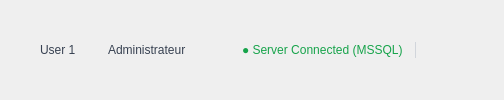
         <widget class="QFrame" name="footerFrame">
          <property name="styleSheet">
           <string notr="true">QFrame#footerFrame { background-color: #ffffff; border: none; border-top: 1px solid #e5e7eb; border-radius: 0px; }</string>
          </property>
          <layout class="QHBoxLayout" name="footerLayout">
           <property name="spacing">
            <number>16</number>
           </property>
           <property name="leftMargin">
            <number>16</number>
           </property>
           <property name="topMargin">
            <number>0</number>
           </property>
           <property name="rightMargin">
            <number>16</number>
           </property>
           <property name="bottomMargin">
            <number>0</number>
           </property>
           <item>
            <layout class="QHBoxLayout" name="footerUserLayout">
             <property name="spacing">
              <number>8</number>
             </property>
             <item>
              <widget class="QLabel" name="footerUserIconLabel">
               <property name="minimumSize">
                <size>
                 <width>16</width>
                 <height>16</height>
                </size>
               </property>
               <property name="maximumSize">
                <size>
                 <width>16</width>
                 <height>16</height>
                </size>
               </property>
               <property name="styleSheet">
                <string notr="true">QLabel#footerUserIconLabel { background-color: transparent; }</string>
               </property>
               <property name="pixmap">
                <pixmap>../../assets/global/user_icon.svg</pixmap>
               </property>
               <property name="scaledContents">
                <bool>false</bool>
               </property>
               <property name="alignment">
                <set>Qt::AlignCenter</set>
               </property>
              </widget>
             </item>
             <item>
              <widget class="QLabel" name="footerUserLabel">
               <property name="styleSheet">
                <string notr="true">QLabel#footerUserLabel { color: #374151; font: 500 8pt &quot;Inter&quot;; background-color: transparent; }</string>
               </property>
               <property name="text">
                <string>User 1</string>
               </property>
              </widget>
             </item>
             <item>
              <widget class="QLabel" name="footerRoleIconLabel">
               <property name="minimumSize">
                <size>
                 <width>16</width>
                 <height>16</height>
                </size>
               </property>
               <property name="maximumSize">
                <size>
                 <width>16</width>
                 <height>16</height>
                </size>
               </property>
               <property name="styleSheet">
                <string notr="true">QLabel#footerRoleIconLabel { background-color: transparent; }</string>
               </property>
               <property name="pixmap">
                <pixmap>../../assets/global/badge_icon.svg</pixmap>
               </property>
               <property name="scaledContents">
                <bool>false</bool>
               </property>
               <property name="alignment">
                <set>Qt::AlignCenter</set>
               </property>
              </widget>
             </item>
             <item>
              <widget class="QLabel" name="footerRoleLabel">
               <property name="styleSheet">
                <string notr="true">QLabel#footerRoleLabel { color: #374151; font: 500 8pt &quot;Inter&quot;; background-color: transparent; }</string>
               </property>
               <property name="text">
                <string>Administrateur</string>
               </property>
              </widget>
             </item>
            </layout>
           </item>
           <item>
            <spacer name="footerSpacer">
             <property name="orientation">
              <enum>Qt::Horizontal</enum>
             </property>
             <property name="sizeType">
              <enum>QSizePolicy::Expanding</enum>
             </property>
             <property name="sizeHint" stdset="0">
              <size>
               <width>40</width>
               <height>20</height>
              </size>
             </property>
            </spacer>
           </item>
           <item>
            <layout class="QHBoxLayout" name="footerRightLayout">
             <property name="spacing">
              <number>12</number>
             </property>
             <item>
              <widget class="QLabel" name="footerServerLabel">
               <property name="styleSheet">
                <string notr="true">QLabel#footerServerLabel { color: #16a34a; font: 500 8pt &quot;Inter&quot;; background-color: transparent; }</string>
               </property>
               <property name="text">
                <string>● Server Connected (MSSQL)</string>
               </property>
              </widget>
             </item>
             <item>
              <widget class="QFrame" name="footerDivider">
               <property name="minimumSize">
                <size>
                 <width>1</width>
                 <height>16</height>
                </size>
               </property>
               <property name="maximumSize">
                <size>
                 <width>1</width>
                 <height>16</height>
                </size>
               </property>
               <property name="styleSheet">
                <string notr="true">QFrame { background-color: #d1d5db; border: none; border-radius: 0px; }</string>
               </property>
              </widget>
             </item>
             <item>
              <widget class="QPushButton" name="btn_settings">
               <property name="minimumSize">
                <size>
                 <width>24</width>
                 <height>24</height>
                </size>
               </property>
               <property name="maximumSize">
                <size>
                 <width>24</width>
                 <height>24</height>
                </size>
               </property>
               <property name="cursor">
                <cursorShape>PointingHandCursor</cursorShape>
               </property>
               <property name="styleSheet">
                <string notr="true">QPushButton { background: transparent; border: none; border-radius: 4px; } QPushButton:hover { background-color: #f3f4f6; }</string>
               </property>
               <property name="icon">
                <iconset>
                 <normaloff>../../assets/global/settings_icon.svg</normaloff>../../assets/global/settings_icon.svg</iconset>
               </property>
               <property name="iconSize">
                <size>
                 <width>18</width>
                 <height>18</height>
                </size>
               </property>
               <property name="flat">
                <bool>true</bool>
               </property>
              </widget>
             </item>
             <item>
              <widget class="QPushButton" name="btn_logout">
               <property name="minimumSize">
                <size>
                 <width>24</width>
                 <height>24</height>
                </size>
               </property>
               <property name="maximumSize">
                <size>
                 <width>24</width>
                 <height>24</height>
                </size>
               </property>
               <property name="cursor">
                <cursorShape>PointingHandCursor</cursorShape>
               </property>
               <property name="styleSheet">
                <string notr="true">QPushButton { background: transparent; border: none; border-radius: 4px; } QPushButton:hover { background-color: #f3f4f6; }</string>
               </property>
               <property name="icon">
                <iconset>
                 <normaloff>../../assets/global/logout_icon.svg</normaloff>../../assets/global/logout_icon.svg</iconset>
               </property>
               <property name="iconSize">
                <size>
                 <width>18</width>
                 <height>18</height>
                </size>
               </property>
               <property name="flat">
                <bool>true</bool>
               </property>
              </widget>
             </item>
            </layout>
           </item>
          </layout>
         </widget>
